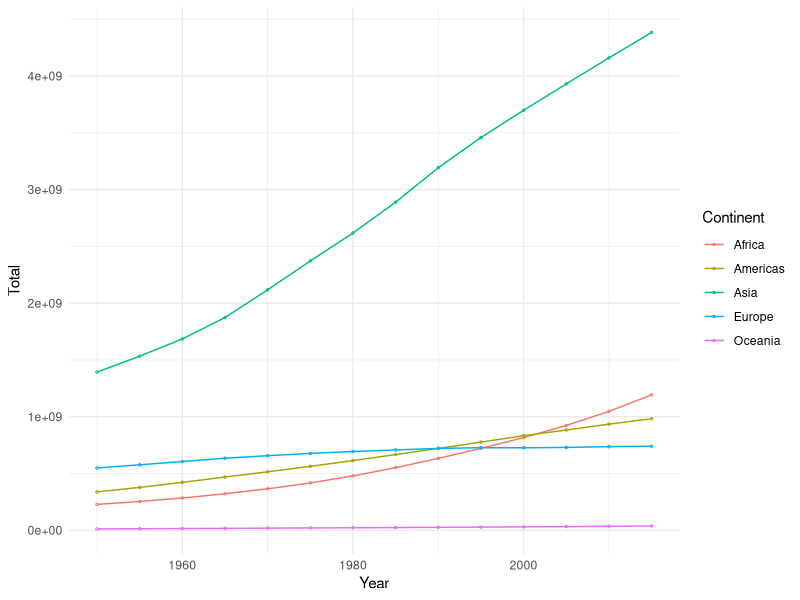
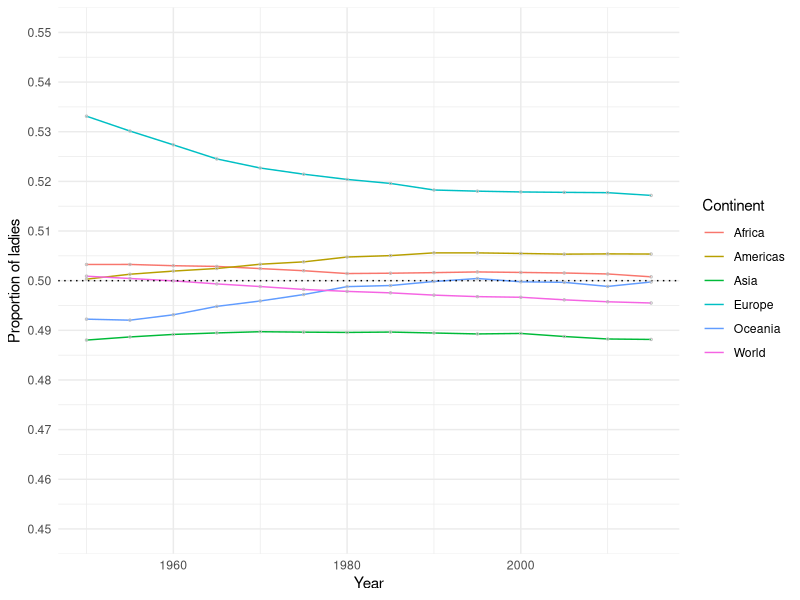

Generate these figures, in order, with R:
## ---- chunk 1
knitr::opts_chunk$set(echo = TRUE)
require(ggplot2)

## ---- chunk 2
library(dplyr)
library(tidyr)
library(readr)
# library(here)
wpOrig <- read_csv("World-Population.csv")

glimpse(wpOrig)

## ---- chunk 3

wp <- wpOrig %>% 
  dplyr::rename(Continent=continent, Country=Location, Year=Time) %>% 
  dplyr::mutate(
    PopF = 1000*PopFemale,
    PopM = 1000*PopMale,
    PopT = PopF + PopM) %>% 
  dplyr::select(-PopFemale, -PopMale) %>% 
  dplyr::arrange(Continent, Country, Year, AgeGrpStart)

glimpse(wp)

## ---- chunk 4

ct <- wp %>% 
  # Add total for the world
  dplyr::mutate(Continent = "World") %>% 
  rbind(wp) %>% 
  dplyr::group_by(Continent, Year) %>% 
  dplyr::summarise(TotF = sum(PopF), TotM = sum(PopM), Total = sum(PopT)) %>% 
  dplyr::arrange(Continent, Year)

glimpse(ct)

## ---- chunk 5

ct %>% 
  dplyr::filter(Continent != "World") %>%
ggplot(aes(Year, Total, colour=Continent)) +  geom_line()+
 geom_point(size=.5, shape=21)+
 theme_minimal()

## ---- chunk 6

ctwide <-  ct %>% 
  dplyr::select(Continent, Year, Total) %>%
  tidyr::spread(Continent, Total) 

# Use the kable from the knitr package
library(knitr)
ctwide %>%  
  kable()

## ---- chunk 7

ctwideB <-  ct %>% 
  dplyr::mutate(TotalB = paste(format(round(Total/1e9, 2), trim = TRUE), "B")) %>% 
  dplyr::select(Continent, Year, TotalB) %>% 
  spread(Continent, TotalB)

ctwideB %>%  
  kable()

## ---- chunk 8

ctprop <- ct %>% 
  dplyr::mutate(PropF = TotF/Total, PropM = TotM/Total)

## ---- chunk 9

library(ggplot2)
ctprop %>%   
    ggplot(aes(Year, PropF, colour=Continent))+   
    geom_line() +
    geom_hline(yintercept = 0.5, lty=3) + scale_y_continuous(limits = c(.45, .55), 
    breaks = seq(0.45, .55, 0.01)) +  ylab("Proportion of ladies")+
  geom_point(size=.5, col="grey",shape=21)+
  theme_minimal()


## ---- chunk 10

ctwidePct <-  ctprop %>% 
  dplyr::mutate(PctF = paste0(format(round(100*PropF, 1), trim = TRUE), "%")) %>% 
  dplyr::select(Continent, Year, PctF) %>% 
  spread(Continent, PctF)

ctwidePct %>% 
  kable()

## ---- chunk 11
sessionInfo()
